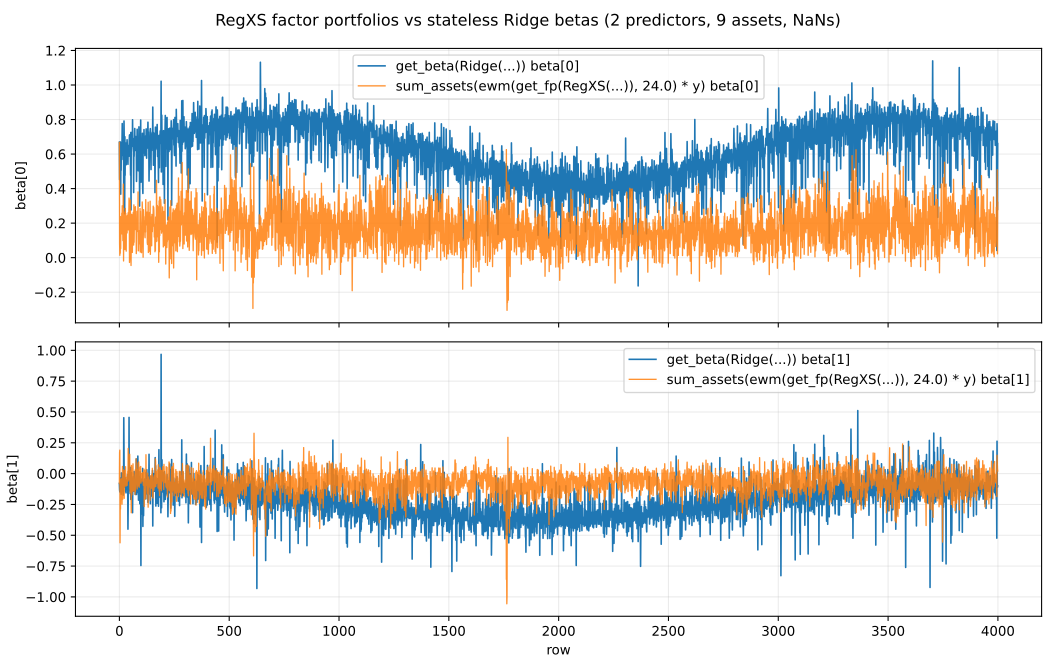

Write the Python code that produced this figure.
"""Compare Ridge betas with a RegXS factor-portfolio reconstruction.

The script generates a few thousand rows for two predictors across nine assets,
injects NaNs into predictors and targets, and saves a plot next to this file.
RegXS estimates the cross-sectional X'X matrix with pairwise intersection counts
for predictor NaNs, exposes factor-portfolio weights through get_fp(...), and the
example reconstructs betas from the requested expression:

    ewm(get_fp(RegXS(...)), lam_) * y

summed across assets for each predictor.
"""

from __future__ import annotations

from pathlib import Path

import matplotlib.pyplot as plt
import numpy as np

from trading_dsl_engine.jax_flat import compile_formula


ROWS = 4_000
ASSETS = 9
LAM_ = 24.0
RIDGE_LAMBDA = 0.05
OUT = Path(__file__).with_suffix(".svg")


def run_formula(formula: str, data: dict[str, np.ndarray]) -> np.ndarray:
    runtime = compile_formula(formula, cpp=False)
    _, out = runtime.run_batch(data)
    return np.asarray(out)


def main() -> None:
    rng = np.random.default_rng(20260615)
    t = np.arange(ROWS, dtype=np.float64)[:, None]
    asset_loading = np.linspace(-0.6, 0.7, ASSETS, dtype=np.float64)[None, :]

    x1 = rng.normal(size=(ROWS, ASSETS)) + 0.25 * np.sin(t / 37.0) + asset_loading
    x2 = rng.normal(size=(ROWS, ASSETS)) + 0.20 * np.cos(t / 53.0) - 0.5 * asset_loading
    beta_true_1 = 0.65 + 0.20 * np.sin(np.arange(ROWS, dtype=np.float64) / 450.0)
    beta_true_2 = -0.25 + 0.15 * np.cos(np.arange(ROWS, dtype=np.float64) / 600.0)
    y = beta_true_1[:, None] * x1 + beta_true_2[:, None] * x2 + rng.normal(scale=0.15, size=(ROWS, ASSETS))

    x1[rng.random(x1.shape) < 0.05] = np.nan
    x2[rng.random(x2.shape) < 0.07] = np.nan
    y[rng.random(y.shape) < 0.04] = np.nan
    data = {"x1": x1, "x2": x2, "y": y}

    ridge_beta = run_formula(f"get_beta(Ridge(cat(x1, x2), y, 0, {RIDGE_LAMBDA}))", data)
    fp_ewm = run_formula(f"ewm(get_fp(RegXS(cat(x1, x2), {RIDGE_LAMBDA})), {LAM_})", data)
    regxs_beta = np.einsum("tnk,tn->tk", np.nan_to_num(fp_ewm), np.nan_to_num(y))

    fig, axes = plt.subplots(2, 1, figsize=(11, 7), sharex=True)
    for idx, ax in enumerate(axes):
        ax.plot(ridge_beta[:, idx], label=f"get_beta(Ridge(...)) beta[{idx}]", linewidth=1.2)
        ax.plot(regxs_beta[:, idx], label=f"sum_assets(ewm(get_fp(RegXS(...)), {LAM_}) * y) beta[{idx}]", linewidth=1.0, alpha=0.85)
        ax.set_ylabel(f"beta[{idx}]")
        ax.grid(alpha=0.25)
        ax.legend(loc="best")
    axes[-1].set_xlabel("row")
    fig.suptitle("RegXS factor portfolios vs stateless Ridge betas (2 predictors, 9 assets, NaNs)")
    fig.tight_layout()
    fig.savefig(OUT)
    print(f"wrote {OUT}")


if __name__ == "__main__":
    main()
